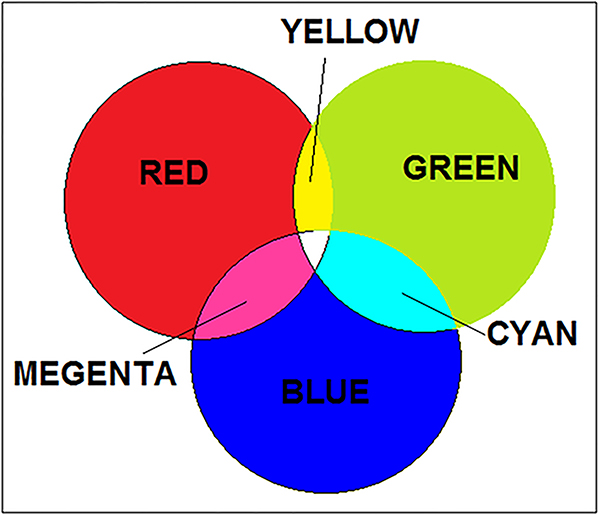
#> input picture Assignment 1/2/rgbimage.jpg, 600 x 515 px
$ python 2-hsv-hls.py
#> lines starting #> are read from the running program, lines starting #| are printed output that depends on the picture
import cv2									#imports cv2 package
import numpy as np 							#imports numpy package
import matplotlib.pyplot as plt 			#imports matplotlib.pyplot package

img = cv2.imread('rgbimage.jpg')			#reads the image
#> img is the input picture: shape (515, 600, 3); mean B, G, R 175.1, 170.6, 192.6
hsv = cv2.cvtColor(img, cv2.COLOR_BGR2HSV)	#converts the image from BGR to HSV
#> hsv: shape (515, 600, 3); mean H, S, V 57.3, 115.7, 237.6
h,s,v = cv2.split(hsv)						#splits the HSV image to its components
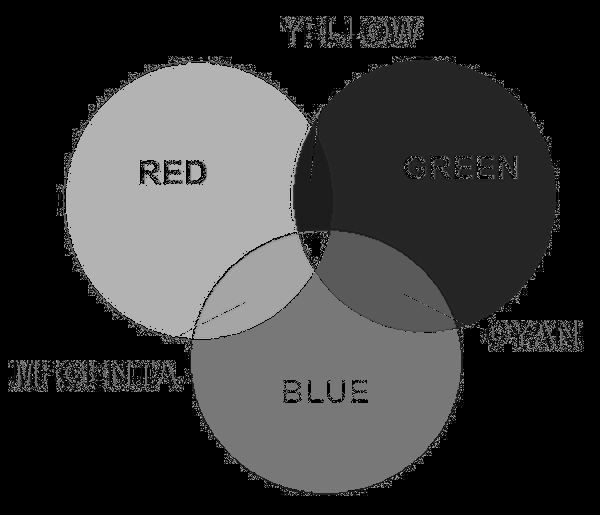
#> h: shape (515, 600); min 0, max 179, mean 57.3
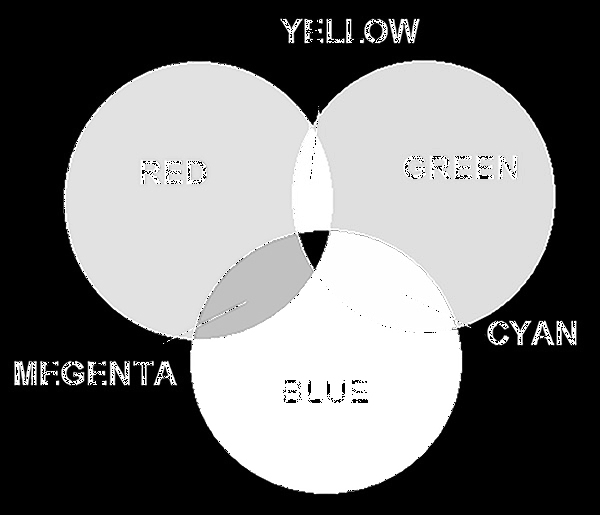
#> s: shape (515, 600); min 0, max 255, mean 115.7
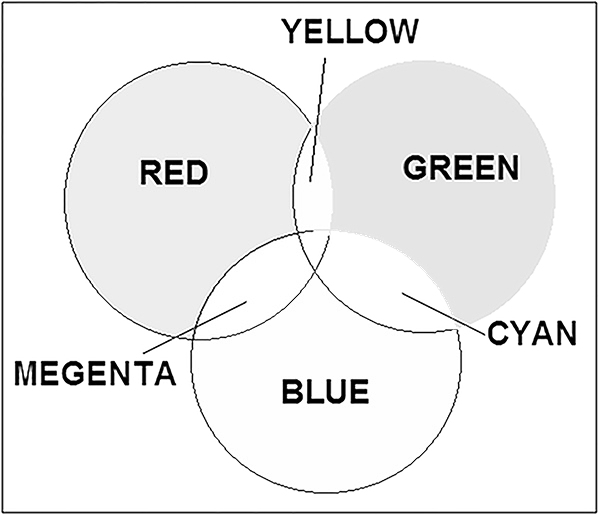
#> v: shape (515, 600); min 0, max 255, mean 237.6
orig = cv2.cvtColor(img, cv2.COLOR_BGR2RGB)	#converts the original image from BGR to RGB for display

pl1 = plt.subplot(221)						#creates a subplot in the figure
pl1.set_title('original')					#sets a title to the image
pl1.imshow(orig, cmap='gray')				#plots the image using matplotlib, color map used is gray
pl1.axis("off")								#turns off the axes

pl2 = plt.subplot(222)
pl2.set_title('h')
pl2.imshow(h, cmap='hsv')					#plots the hue channel using color map 'hsv'
pl2.axis("off")

pl3 = plt.subplot(223)
pl3.set_title('s')
pl3.imshow(s, cmap='gray')					#plots the saturation channel
pl3.axis("off")

pl4 = plt.subplot(224)
pl4.imshow(v, cmap='gray')					#plots the value channel
pl4.set_title('v')
pl4.axis("off")

plt.show()									#displays the figure
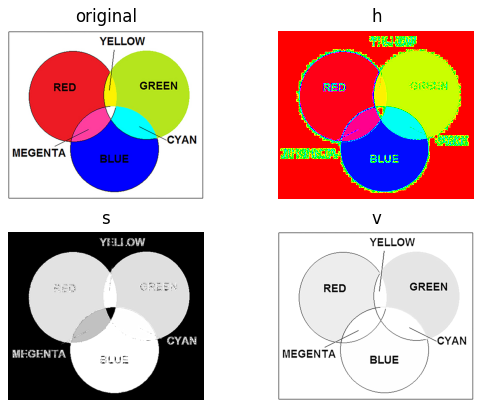
#> figure drawn by matplotlib, 4 panels

hls = cv2.cvtColor(img, cv2.COLOR_BGR2HLS)	#converts the image from BGR to HLS
#> hls: shape (515, 600, 3); mean of channels 0, 1, 2 57.4, 185.4, 121.1
h,l,s = cv2.split(hls)						#splits the HLS image to its components
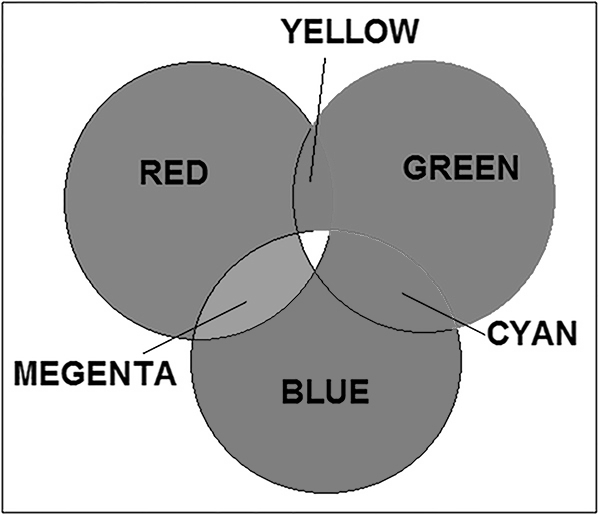
#> l: shape (515, 600); min 0, max 255, mean 185.4
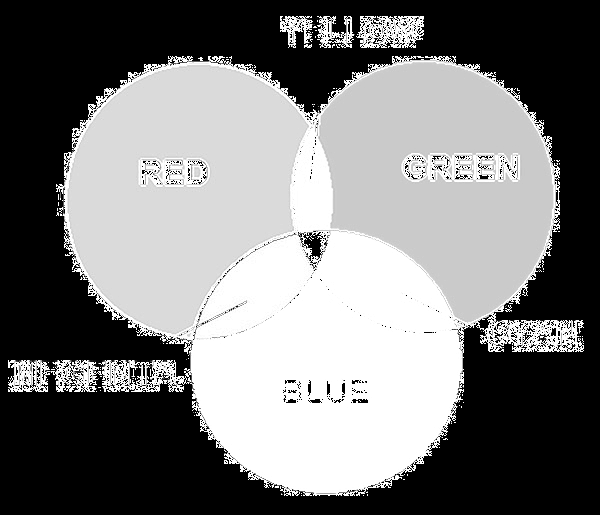
#> s: shape (515, 600); min 0, max 255, mean 121.1

pl1 = plt.subplot(221)						#creates a subplot in the figure
pl1.set_title('original')					#sets a title to the image
pl1.imshow(orig, cmap='gray')				#plots the image using matplotlib, color map used is gray
pl1.axis("off")								#turns off the axes

pl2 = plt.subplot(222)
pl2.set_title('h')
pl2.imshow(h, cmap='hsv')					#plots the hue channel using color map 'hsv'
pl2.axis("off")

pl3 = plt.subplot(223)
pl3.set_title('s')
pl3.imshow(s, cmap='gray')					#plots the saturation channel
pl3.axis("off")

pl4 = plt.subplot(224)
pl4.imshow(l, cmap='gray')					#plots the luminance channel
pl4.set_title('l')
pl4.axis("off")

plt.show()									#displays the figure

$ run again, with Assignment 1/2/hls.png saved as Assignment 1/2/rgbimage.jpg
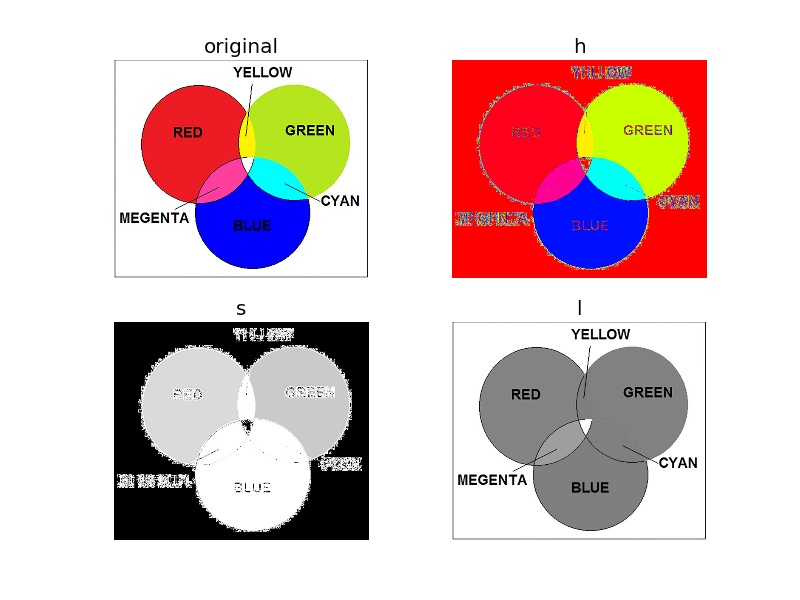
#> input picture Assignment 1/2/hls.png, 800 x 600 px
#> img is the input picture: shape (600, 800, 3); mean B, G, R 198.8, 198.4, 217.7
#> hsv: shape (600, 800, 3); mean H, S, V 15.8, 41.7, 228
#> `plt.show()`:
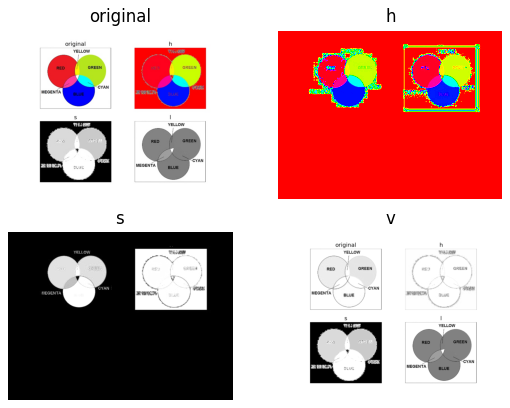
#> figure drawn by matplotlib, 4 panels
#> hls: shape (600, 800, 3); mean of channels 0, 1, 2 17.2, 208.4, 48.1
#> `h,l,s = cv2.split(hls)`:
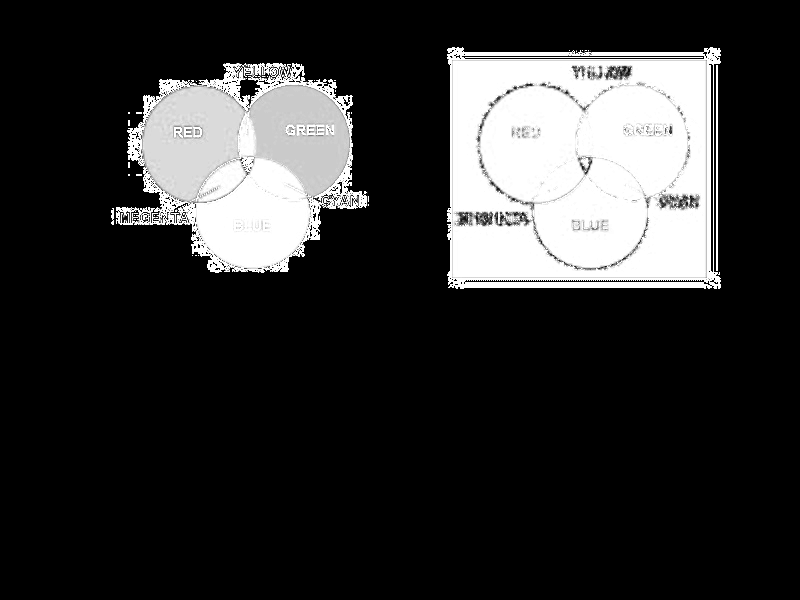
#> s: shape (600, 800); min 0, max 255, mean 48.1
